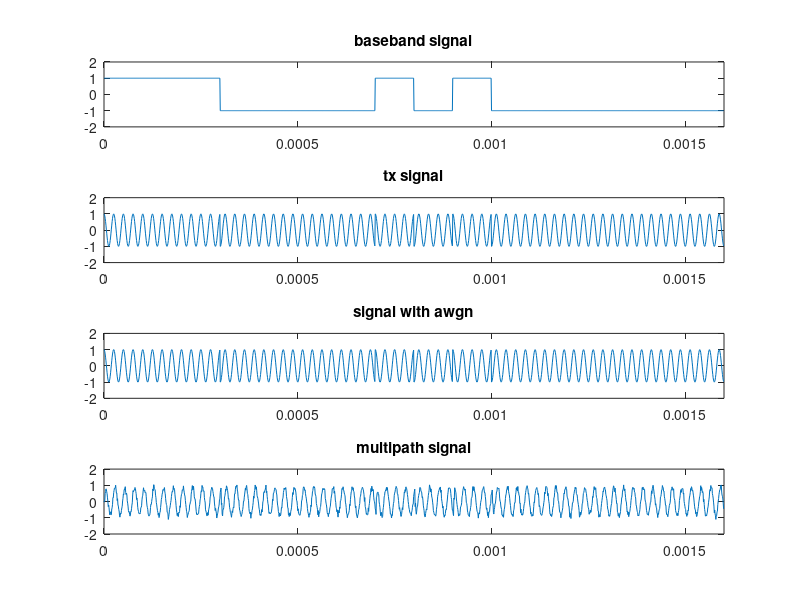
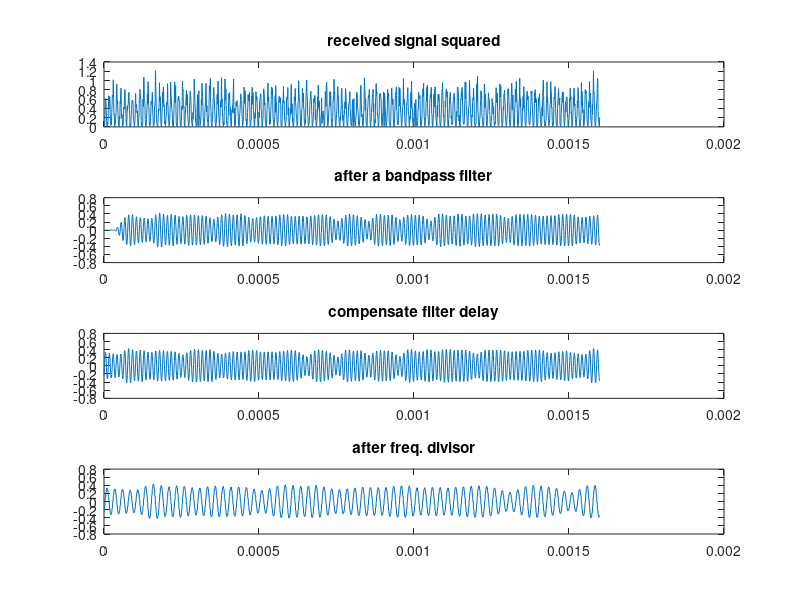
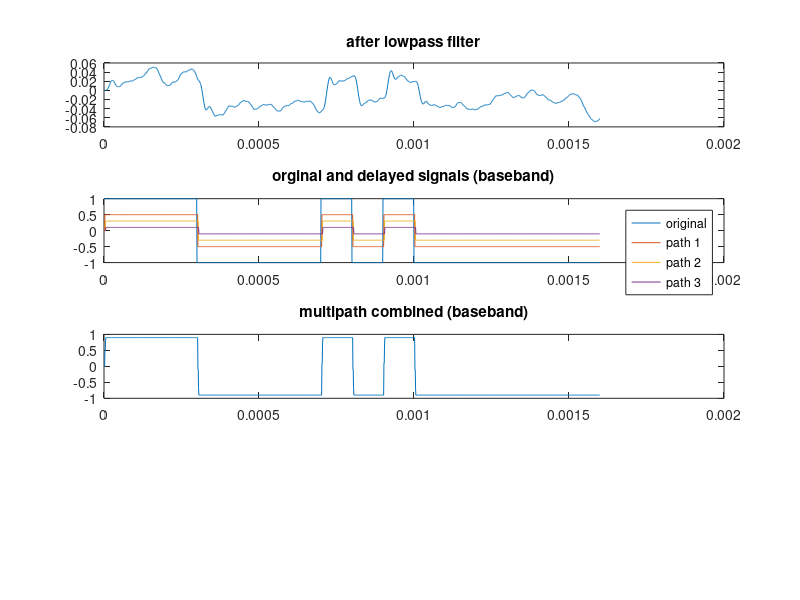

MATLAB code to generate these figures, in order:
% demonstration of multipath ISI effect
% BPSK signal is applied and path delays are constants (proprotional to
% distance only). The first path is 1km, 2nd 1.5km, 3rd 2km, with a power
% normalized as 100%, 50%, and 20% respectively. Different bit rate can be
% set to see the multipath ISI effect is very related to it.
clf
N = 16;
res = 100;
R = 1e4;    % bit rate 
fc = R*4;   % carrier frequency is only 4 times greater than the bit rate
Ts = 1/R;   % symbol duration
bk = [1 2*(rand(1,N-1)>0.5)-1];    % generate random binary, 1st bit is always 1
t=0:Ts/res:(N*Ts-Ts/res);
bt = kron(bk, ones(1,res));
carrier = cos(2*pi*fc*t);
bpsk = bt.*carrier;
figure(1)
subplot(4,1,1);
plot(t, bt); axis([0 N*Ts -2 2]); title('baseband signal');
% 3 path length
dist = [1e3 1.5e3 2e3];
delay = dist/3e8;
gain = [0.5 0.3 0.1];
received = bpsk;  % superimpose gaussian noise
rmp = zeros(1,length(received));
bdt = zeros(3,length(received));
for k=1:length(dist) % accumulate mutipath delay to the received signal
    padlen = floor(delay(k)*R*res);
    rmp = rmp + [zeros(1, padlen) gain(k)*received(1:length(received)-padlen)];
    btd(k,:) = [zeros(1, padlen) gain(k)*bt(1:length(received)-padlen)];
end
rmp = awgn(rmp, 20);
subplot(4,1,2);
plot(t, bpsk); axis([0 N*Ts -2 2]); title('tx signal');
subplot(4,1,3);
plot(t, received); axis([0 N*Ts -2 2]); title('signal with awgn');
subplot(4,1,4);
plot(t, rmp); axis([0 N*Ts -2 2]); title('multipath signal');

% receiver, coherent detection with carrier recovery
rsqr = rmp.*rmp;
figure(2)
subplot(4,1,1);
plot(t, rsqr); title('received signal squared');
% in one symbol there are always 4 cycles of carrier, and time res (FS) is
% 100/symbol, so the frequency doubled is 8 cycles per symbol, bandpass
% filter should let [1.5fc 2.5fc] passthrough, which corresponds to
% [1.5*fc/R/(FS/2) 2.5*fc/R/(FS/2)]
B = fir1(101, [ 1.5*fc/R/(res/2) 2.5*fc/R/(res/2) ], 'bandpass');
rsqrf = filter(B,1,rsqr);       % apply the bandpass filter
subplot(4,1,2);
plot(t,rsqrf); title('after a bandpass filter');
% remove the empty caused by delay
rstart = ceil(delay(1)*R)*res;
rsqrf = [rsqrf(rstart+1:end) rsqrf(rstart+1:2*rstart)];  
subplot(4,1,3);
plot(t,rsqrf); title('compensate filter delay');
rcarrier = kron(rsqrf(1:end/2), [1 1]);     % frequency divisor
subplot(4,1,4);
plot(t,rcarrier); title('after freq. divisor');
% now detect
r1 = rmp.*rcarrier;
B = fir1(41, 0.5*fc/R/(res/2));    % lowpass filter
r2 = filter(B,1,r1);
figure(3)
subplot(4,1,1);
plot(t, r2); title('after lowpass filter');
subplot(4,1,2);
plot(t, bt, t, btd(1,:), t, btd(2,:), t, btd(3,:));
legend('original','path 1','path 2','path 3');
title('orginal and delayed signals (baseband)');
subplot(4,1,3);
plot(t, sum(btd,1)); title('multipath combined (baseband)');
